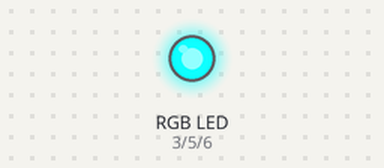
The sketch below on a simulated Arduino Uno, built with avr-gcc and run on an emulated ATmega328P. Parts: an RGB LED mixed from three pins (HIGH = lit).

Above: at 0.15 s.
At 3.75 s:
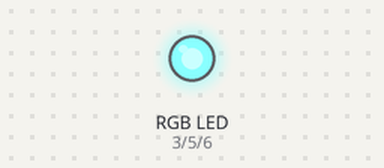
At 7.36 s:
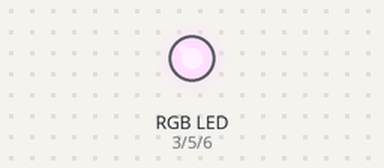
At 14.88 s:
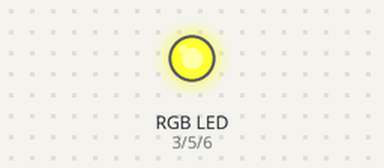
At 23.15 s:
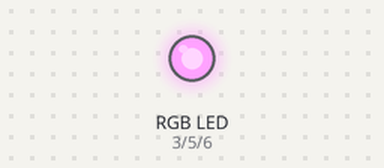
At 31.8 s:
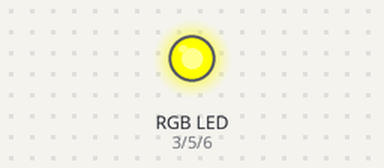
Timing chart, 0 to 40.0 s (numbered marks = the images above):
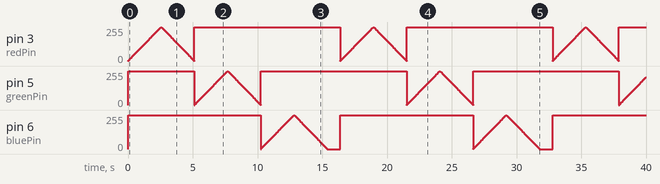

The sketch:

rgbrenkdegistrime.ino
```cpp
int redPin = 3;
int greenPin = 5;
int bluePin = 6;

void setup() {

  pinMode(3, OUTPUT);
  pinMode(5, OUTPUT);
  pinMode(6, OUTPUT);
}

void loop() {

  for (int i = 0; i <= 255; i++) {
    analogWrite(3, i);
    analogWrite(5, 255);
    analogWrite(6, 255);
    delay(10);
  }
  for (int i = 255; i >= 0; i--) {
    analogWrite(3, i);
    delay(10);
  }

   for (int i = 0; i <= 255; i++) {
    analogWrite(5, i);
    analogWrite(3, 255);
    analogWrite(6, 255);
    delay(10);
  }
  for (int i = 255; i >= 0; i--) {
    analogWrite(5, i);
    delay(10);
  }

   for (int i = 0; i <= 255; i++) {
    analogWrite(6, i);
    analogWrite(3, 255);
    analogWrite(5, 255);
    delay(10);
  }
  for (int i = 255; i >= 0; i--) {
    analogWrite(6, i);
    delay(10);
  }
  delay(1000);
}
```
